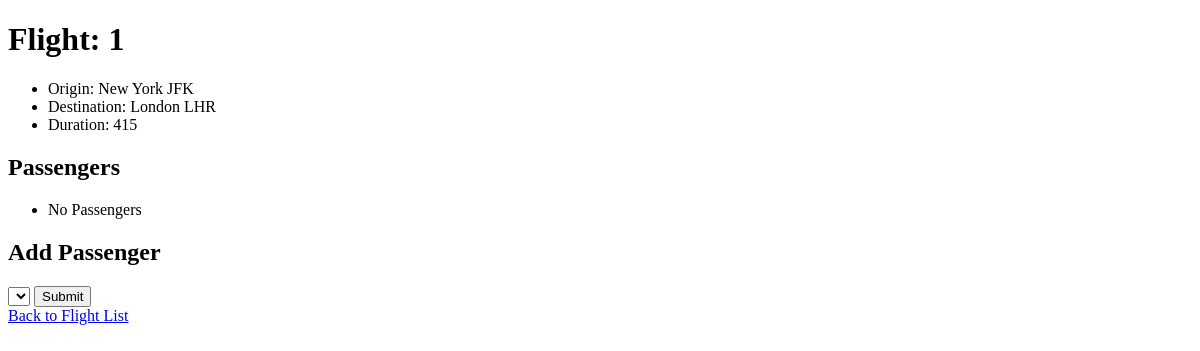
Before: /flights/1 with the older database file.
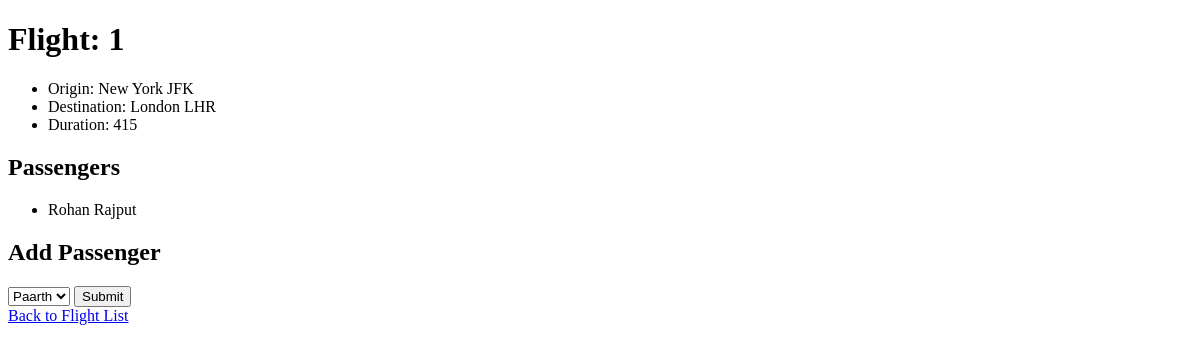
After: the same page with the newer database file.
### flights/models.py (models this page shows)
class Passengers(models.Model):
    firstname = models.CharField(max_length=50)
    lastname = models.CharField(max_length=50, blank=True)
    flights = models.ManyToManyField(Flight, blank=True, related_name="passengers")
    def __str__(self):
        return f"{self.firstname} {self.lastname}"

### flights/views.py (the view)
# urls.py: path("<int:flight_id>", views.flight, name="flight"),
def flight(request, flight_id):
    flight = Flight.objects.get(id = flight_id)
    return render(request, "flights/flight.html", {
        "flight": flight,
        "passengers": flight.passengers.all(),
        "non_passengers":Passengers.objects.exclude(flights=flight).all()
        })

### flights/models.py (called while the page is built)
    def __str__(self):
        return f"{self.city} {self.code}"

### flights/templates/flights/flight.html (shortened to what this page needs)
{% extends "flights/layout.html" %}
{% block body %}
    <h1>Flight: {{flight.id}} </h1>
    <ul>
        <li> Origin: {{flight.origin}}</li>
        <li> Destination: {{flight.destination}}</li>
        <li> Duration: {{flight.duration}}</li>
    </ul>
    <h2>Passengers</h2>
    <ul>
        {% for passenger in passengers %}
            <li>{{ passenger }}</li>
        {% empty %}
            <li>No Passengers</li>
        {% endfor %}
    </ul>
    <h2>Add Passenger</h2>
    <form action="{% url 'book' flight.id%}" method="post">
    <select name="passenger">
        {% for passenger in non_passengers %}
            <option value="{{passenger.id}}">{{passenger}}</option>
        {% endfor %}
    </select>
    <input type="submit">
    </form>
    <a href="{% url 'index' %}">Back to Flight List</a>
{% endblock body %}

Changed rows visible on the page:
added Passengers: firstname+lastname "Rohan Rajput"
Other visible differences:
form field passenger: (not shown) → "Paarth"
text no longer shown: "No Passengers"
